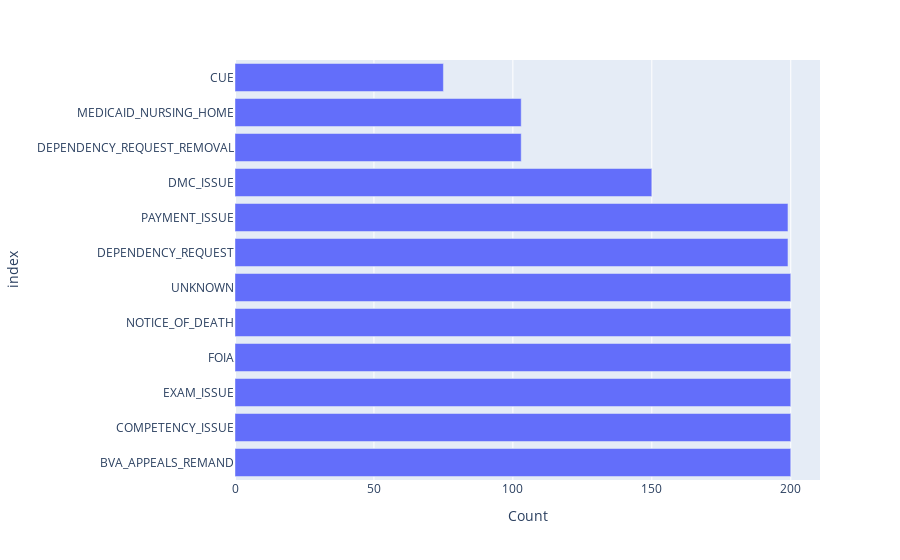

The code cell stored with this chart in its notebook:
### Markdown cell above
#### Visualize Class Balance

### Code cell
fig = px.bar(label_counts, x='Count', y='index')
fig.show()

### Figure 1 — Plotly figure (JSON) as saved in the notebook; plotly's stock layout.template omitted (floating-point values rounded to 4 significant figures)
{"data": [{"alignmentgroup": "True", "hovertemplate": "Count=%{x}<br>index=%{y}<extra></extra>", "legendgroup": "", "marker": {"color": "#636efa", "pattern": {"shape": ""}}, "name": "", "offsetgroup": "", "orientation": "h", "showlegend": false, "textposition": "auto", "type": "bar", "x": [200, 200, 200, 200, 200, 200, 199, 199, 150, 103, 103, 75], "xaxis": "x", "y": ["BVA_APPEALS_REMAND", "COMPETENCY_ISSUE", "EXAM_ISSUE", "FOIA", "NOTICE_OF_DEATH", "UNKNOWN", "DEPENDENCY_REQUEST", "PAYMENT_ISSUE", "DMC_ISSUE", "DEPENDENCY_REQUEST_REMOVAL", "MEDICAID_NURSING_HOME", "CUE"], "yaxis": "y"}], "layout": {"barmode": "relative", "legend": {"tracegroupgap": 0}, "margin": {"t": 60}, "xaxis": {"anchor": "y", "domain": [0, 1], "title": {"text": "Count"}}, "yaxis": {"anchor": "x", "domain": [0, 1], "title": {"text": "index"}}}}
